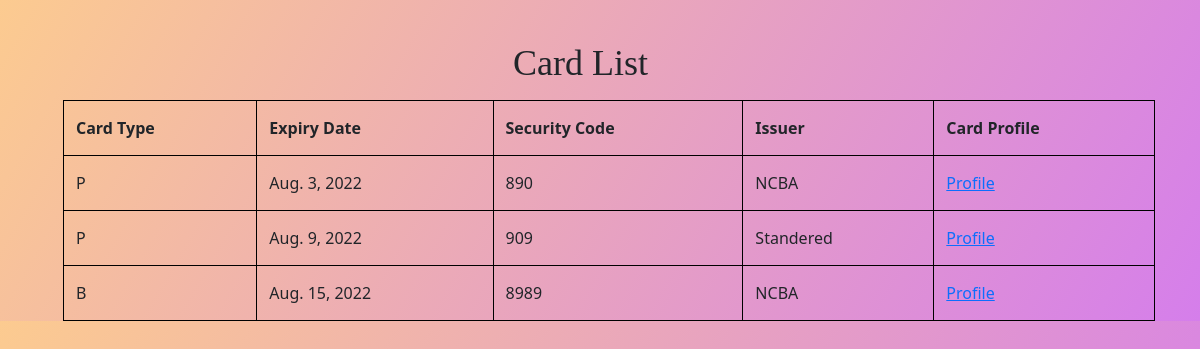
Before: /wallet/card_list/ with the older database file.
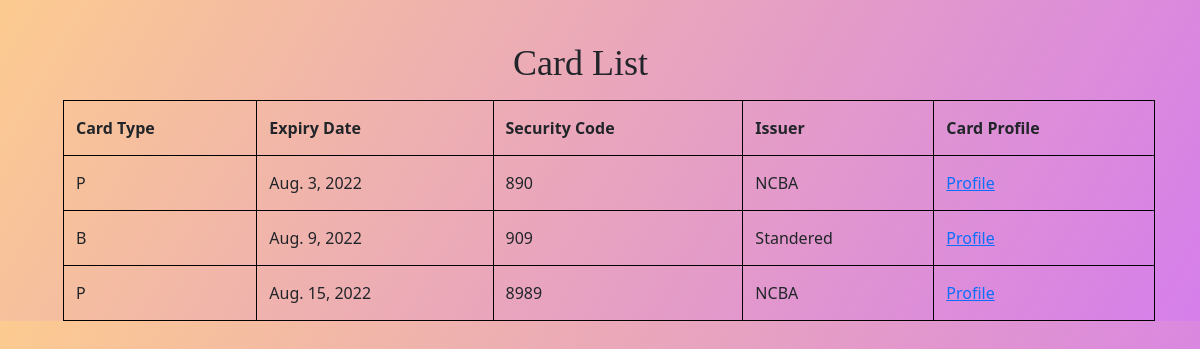
After: the same page with the newer database file.
### wallet/models.py (models this page shows)
class Card(models.Model):
    card_number= models.IntegerField()
    CARD_CHOICES=(
        ("P", "Debit Card"),
        ("B", "Credit Card"),
    )
    card_type= models.CharField(max_length=20,choices=CARD_CHOICES)
    expiry_date = models.DateField()
    security_code = models.IntegerField()
    date_of_issue = models.DateTimeField()
    wallet= models.ForeignKey(Wallet,on_delete=models.CASCADE,related_name='card_wallet')
    account= models.ForeignKey(Account,on_delete=models.CASCADE,related_name='card_account')
    issuer= models.CharField(max_length=10)

### wallet/views.py (the view)
# urls.py: path("card_list/",list_card,name="registration"),
def list_card(request):
   cards=Card.objects.all()
   return render(request,'wallet/card_list.html',
    {"Card":cards}
   )

### wallet/templates/wallet/card_list.html (shortened to what this page needs)
<!DOCTYPE html>
<html lang="en">
<head>
 <link href="https://cdn.jsdelivr.net/npm/bootstrap@5.0.2/dist/css/bootstrap.min.css" rel="stylesheet">
</head>
<body>
  <h1>Card List</h1>
  <table>
    <tr>
      <th>Card Type  </th>
      <th>Expiry Date </th>
      <th>Security Code</th>
      <th>Issuer</th>
      <th>Card Profile</th>
    </tr>
    <tr>{%for cards in Card%}</tr>
    <td>{{cards.card_type}}</td>
    <td>{{cards.expiry_date}}</td>
    <td>{{cards.security_code}}</td>
    <td>{{cards.issuer}}</td>
    <td><a href="{% url 'card_profile' id=card.id%}">Profile</a></td></tr>
    {%endfor%}
  </table>
</body>
</html>

Changed rows visible on the page:
changed Card "Aug. 9, 2022": card_type "P" → "B"
changed Card "Aug. 15, 2022": card_type "B" → "P"
